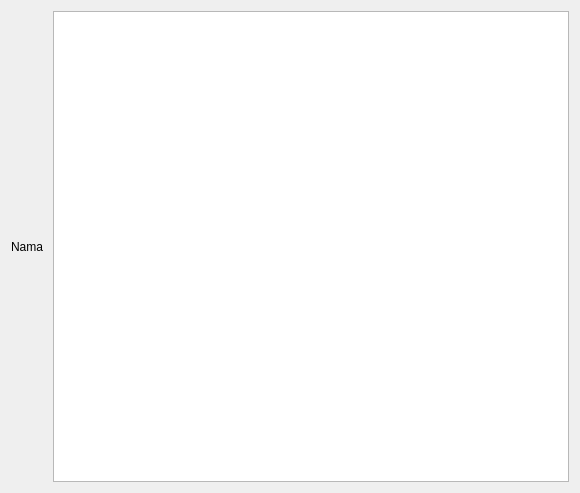
<?xml version="1.0" encoding="UTF-8"?>
<ui version="4.0">
 <class>Form</class>
 <widget class="QWidget" name="Form">
  <property name="geometry">
   <rect>
    <x>0</x>
    <y>0</y>
    <width>580</width>
    <height>493</height>
   </rect>
  </property>
  <property name="windowTitle">
   <string>Form</string>
  </property>
  <layout class="QVBoxLayout" name="verticalLayout_2">
   <item>
    <layout class="QHBoxLayout" name="horizontalLayout_2">
     <item>
      <widget class="QLabel" name="label_nama">
       <property name="text">
        <string>Nama </string>
       </property>
      </widget>
     </item>
     <item>
      <widget class="QListWidget" name="listWidget"/>
     </item>
    </layout>
   </item>
  </layout>
 </widget>
 <resources/>
 <connections/>
</ui>
